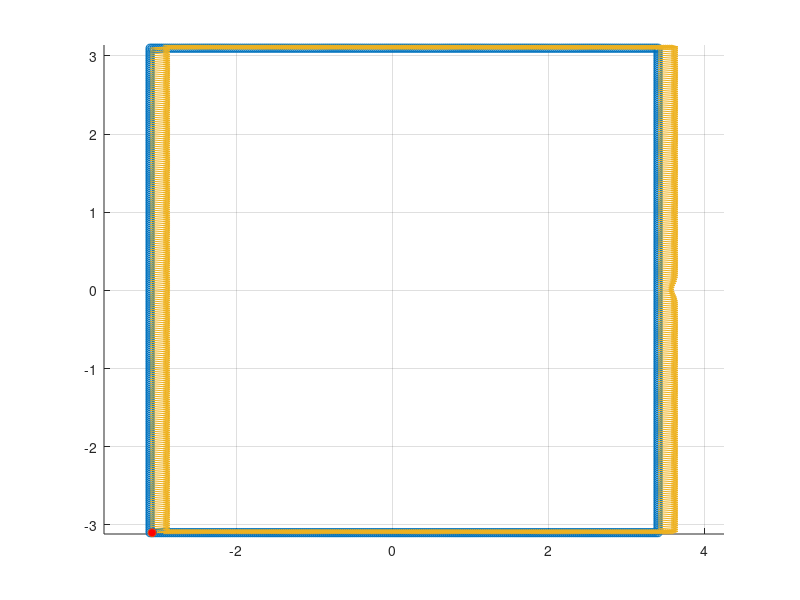
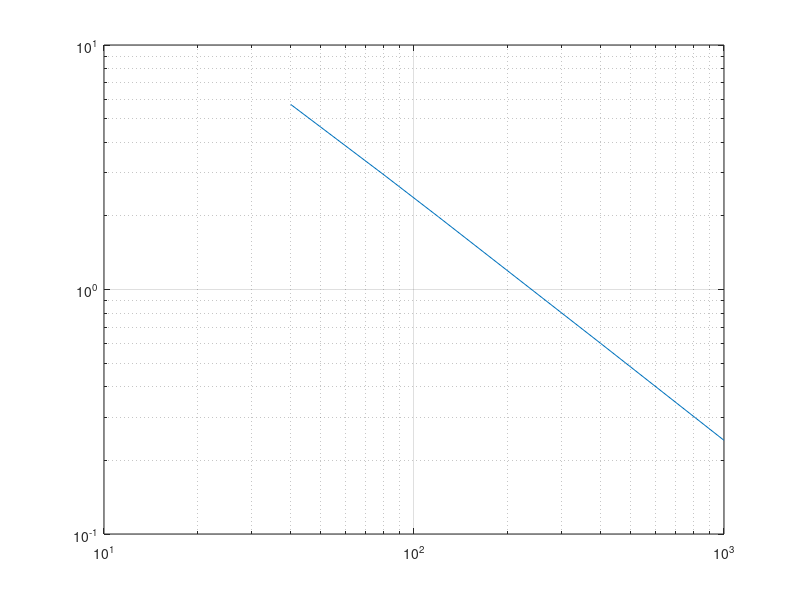

MATLAB code to generate these figures, in order:
clear all ; close all ;

% Integral loads and their uncertainty ---------------- %
%                                                       % 
% - computed from momentum integral equation            %
% - RSS for the uncertainty propagation                 %
%                                                       % 
% ----------------------------------------------------- %
% assume u ~= piecewise linear function

% physical quantities ---------------------------------
rho = 1.225 ; 

% load nodal variables (x,y,u,v) ----------------------
data = load('box1000-drag.dat') ;
x = data(end:-1:1,1) ; % reverse order for anti-clockwise direction
y = data(end:-1:1,2) ;  
u = data(end:-1:1,3) ;  
v = data(end:-1:1,4) ;
nNodes = length(x) ;
nElems = nNodes    ;

% connectivity ----------------------------------------
rr = [ x' ; y' ] ; % nodes coordinates
uu = [ u' ; v' ] ; % velocity
ee = [ 1:nNodes ; [2:nNodes,1] ] ; % node-elem connectivity
sur= sqrt( (rr(1,ee(2,:))-rr(1,ee(1,:))).^2 + ...
           (rr(2,ee(2,:))-rr(2,ee(1,:))).^2 ) ; % elem surface (length in 2d)
nor= [ (  rr(2,ee(2,:))-rr(2,ee(1,:)) ) ./ sur ; ...
       ( -rr(1,ee(2,:))+rr(1,ee(1,:)) ) ./ sur  ]  ; % elem unit normal vector

% integral loads from momentum equation ---------------
% R = -\oint_S {rho u u.n} - \oint_S {p n},
% using Bernoulli equation for p,
%   p = p_inf + 1/2 rho V_inf^2 - 1/2 rho |u|^2
%
% Incremental computation of the aerodynamic force ----
R = [ 0 ; 0 ] ;
mref = [ 1/3 , 1/6 ; 1/6 , 1/3 ] ;
for is = 1 : nElems

  R1 = [ 0 ; 0 ] ;

  for i1 = 1 : 2
    for i2 = 1 : 2
    
      R1 = R1 + mref(i1,i2) * (-uu(:,ee(i1,is)) * uu(:,ee(i2,is))' * nor(:,is) ...
                          +0.5* uu(:,ee(i1,is))'* uu(:,ee(i2,is))  * nor(:,is) ) ;
    
    end
  end

  R1 = R1 * sur(is) ;
  R = R + R1 ;

end
R = R*rho ;
fprintf('\n Rx : %f   ',R(1))
fprintf(  ' Ry : %f \n',R(2))

% Uncertainty -----------------------------------------
sigma_u  = 0.05 ;
sigma_v  = sigma_u  ;
sigma_uu = [ sigma_u *ones(1,nNodes) ; sigma_v *ones(1,nNodes) ] ;

% mass matrix (sparse format)
irow = [ ee(1,:) , ee(1,:) , ee(2,:) , ee(2,:) ] ;
icol = [ ee(1,:) , ee(2,:) , ee(1,:) , ee(2,:) ] ;
emas = [ 1/3*sur, 1/6*sur, 1/6*sur, 1/3*sur ] ; 
Mass = sparse(irow,icol,emas) ;
% SensL = [ zeros(1,nNodes) ; -rho*(nor(1,:).*uu(2,:) - nor(2,:).*uu(1,:) ) ] ;
% SensD = [ rho*(nor(1,:).*uu(2,:) - nor(2,:).*uu(1,:) ) ; zeros(1,nNodes)  ] ;
SensL = [-rho*(nor(1,:).*uu(1,:) + nor(2,:).*uu(2,:) ) ; -rho*(nor(1,:).*uu(2,:) - nor(2,:).*uu(1,:) ) ] ;
SensD = [ rho*(nor(1,:).*uu(2,:) - nor(2,:).*uu(1,:) ) ; -rho*(nor(1,:).*uu(1,:) + nor(2,:).*uu(2,:) ) ] ;

sigma2_l = SensL(1,:) * Mass * diag(sigma_uu(1,:).^2) * Mass' * SensL(1,:)' + ...
           SensL(2,:) * Mass * diag(sigma_uu(2,:).^2) * Mass' * SensL(2,:)' ;
sigma2_d = SensD(1,:) * Mass * diag(sigma_uu(1,:).^2) * Mass' * SensD(1,:)' + ...
           SensD(2,:) * Mass * diag(sigma_uu(2,:).^2) * Mass' * SensD(2,:)' ;
fprintf('\n n.nodes  : %d ', nNodes)
fprintf(  ' sigma2_l : %f '    ,sigma2_l)
fprintf(  ' sigma2_d : %f \n\n',sigma2_d)

% % Incremental computation of sigma_l2
% sigma2_l = 0 ;
% Sens_l = -rho*[ nn(1,:).*uu(2,:) - nn(2,:).*uu(1,:) ] ;
% Sens_d =  rho*[ nn(1,:).*uu(2,:) - nn(2,:).*uu(1,:) ] ;
% for is = 1 : nElems
% 
%   sigma1 = 0 ;
% 
%   for i2 = 1 : 2
%     for i1 = 1 : 2
%       
%       sigma1 = sigma1 + ( sur(is) .* ( ...
%              Sens_l(ee(i1,is)) * mref(i1,i2)  ) ) ; %* sigma2_uu(2,ee(i2,is))  ) ; 
%     
%     end
% 
%     sigma2_l = sigma2_l + sigma1 ;
% 
%   end
% 
% 
% end



figure ; hold on
plot(rr(1,:),rr(2,:),'-o') 
plot(rr(1,1),rr(2,1),'o','MarkerFaceColor','red')
quiver(rr(1,:),rr(2,:),uu(1,:),uu(2,:))
axis equal , grid on


% convergenza
nnodes = [40,80,120,400,1000] ; 
sigma2 = [5.7179,2.9431,1.9808,0.6021,0.2416] ;
figure
loglog(nnodes,sigma2) , grid on , axis([10 1000 0.1 10.0])
